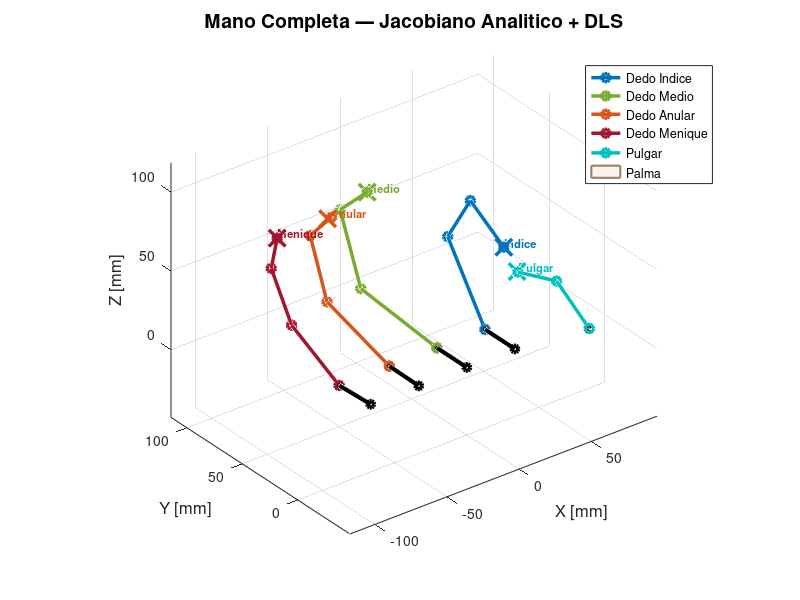

Source code (MATLAB):
function Cinematica_inversa()
clc; close all;

% ============================================================
%  Cinematica Inversa - Mano Completa (5 Dedos)
%  Metodo: Jacobiano Analitico + Damped Least Squares
% ============================================================

Pobj_indice  = [33.3;  10; 60];
Pobj_medio   = [0;   90; 70];
Pobj_anular  = [-35; 80; 70];
Pobj_menique = [-70; 80; 70];
Pobj_pulgar  = [33.3; -2; 50];

% ============================================================
%  PARAMETROS DE CADA DEDO
% ============================================================
dedos = struct();

dedos(1).nombre  = 'Indice';
dedos(1).offset  =  33.300;
dedos(1).L0      =  27.000;
dedos(1).L1      =  55.000;
dedos(1).L2      =  38.160;
dedos(1).L3      =  34.0;
dedos(1).abduc   =  true;
dedos(1).Pobj    =  Pobj_indice;
dedos(1).color   =  [0.00 0.45 0.74];
dedos(1).dedo_id =  'indice';

dedos(2).nombre  = 'Medio';
dedos(2).offset  =  0.000;
dedos(2).L0      =  27.000;
dedos(2).L1      =  69.000;
dedos(2).L2      =  45.500;
dedos(2).L3      =  33.020;
dedos(2).abduc   =  false;
dedos(2).Pobj    =  Pobj_medio;
dedos(2).color   =  [0.47 0.67 0.19];
dedos(2).dedo_id =  'medio';

dedos(3).nombre  = 'Anular';
dedos(3).offset  = -33.300;
dedos(3).L0      =  27.000;
dedos(3).L1      =  58.996;
dedos(3).L2      =  38.160;
dedos(3).L3      =  28.482;
dedos(3).abduc   =  true;
dedos(3).Pobj    =  Pobj_anular;
dedos(3).color   =  [0.85 0.33 0.10];
dedos(3).dedo_id =  'anular';

dedos(4).nombre  = 'Menique';
dedos(4).offset  = -66.600;
dedos(4).L0      =  27.000;
dedos(4).L1      =  45.510;
dedos(4).L2      =  33.210;
dedos(4).L3      =  22.000;
dedos(4).abduc   =  true;
dedos(4).Pobj    =  Pobj_menique;
dedos(4).color   =  [0.64 0.08 0.18];
dedos(4).dedo_id =  'menique';

% ============================================================
%  PASO 1: Resolver indice primero para obtener th1_motor
% ============================================================
[th1_i, th2_i, th3_i, th4_i, th1_motor, joints_i, P3_i, tgt_i, ok_i, herr_i] = ...
    resolverDedo(dedos(1), NaN);

resultados(1).nombre     = dedos(1).nombre;
resultados(1).th1        = th1_i;
resultados(1).th2        = th2_i;
resultados(1).th3        = th3_i;
resultados(1).th4        = th4_i;
resultados(1).th1_motor  = th1_motor;
resultados(1).joints_sol = joints_i;
resultados(1).P3         = P3_i;
resultados(1).target     = tgt_i;
resultados(1).ok         = ok_i;
resultados(1).color      = dedos(1).color;
resultados(1).Pobj       = dedos(1).Pobj;
resultados(1).hist_err   = herr_i;

% ============================================================
%  PASO 2: Calcular abduccion real del anular desde th1_motor
% ============================================================
PIP_anular          = th1_motor + 180 - 360;
th1_anular_real     = abduc_motor_to_DIP_anular(PIP_anular);

fprintf('\n--- Calculo abduccion anular desde motor compartido ---\n');
fprintf('  th1_motor           = %8.4f deg\n', th1_motor);
fprintf('  PIP_anular          = %8.4f deg  (th1_motor + 180 - 360)\n', PIP_anular);
fprintf('  th1_anular_real     = %8.4f deg  (abduccion geometrica impuesta)\n', th1_anular_real);

B_an   = [dedos(3).offset; 0; 0];
V_an   = dedos(3).Pobj - B_an;
th1_anular_ideal = atan2d(V_an(2), V_an(1));
th1_anular_ideal = max(70, min(110, th1_anular_ideal));
fprintf('  th1_anular_ideal    = %8.4f deg  (abduccion geometrica libre)\n', th1_anular_ideal);
fprintf('  Diferencia          = %8.4f deg\n', th1_anular_real - th1_anular_ideal);

% ============================================================
%  PASO 3: Resolver medio (sin restriccion de abduccion)
% ============================================================
[th1_m, th2_m, th3_m, th4_m, ~, joints_m, P3_m, tgt_m, ok_m, herr_m] = ...
    resolverDedo(dedos(2), NaN);

resultados(2).nombre     = dedos(2).nombre;
resultados(2).th1        = th1_m;
resultados(2).th2        = th2_m;
resultados(2).th3        = th3_m;
resultados(2).th4        = th4_m;
resultados(2).th1_motor  = NaN;
resultados(2).joints_sol = joints_m;
resultados(2).P3         = P3_m;
resultados(2).target     = tgt_m;
resultados(2).ok         = ok_m;
resultados(2).color      = dedos(2).color;
resultados(2).Pobj       = dedos(2).Pobj;
resultados(2).hist_err   = herr_m;

% ============================================================
%  PASO 4: Resolver anular con th1 impuesto por el motor
% ============================================================
[th1_a, th2_a, th3_a, th4_a, ~, joints_a, P3_a, tgt_a, ok_a, herr_a] = ...
    resolverDedo(dedos(3), th1_anular_real);

resultados(3).nombre     = dedos(3).nombre;
resultados(3).th1        = th1_a;
resultados(3).th2        = th2_a;
resultados(3).th3        = th3_a;
resultados(3).th4        = th4_a;
resultados(3).th1_motor  = NaN;
resultados(3).joints_sol = joints_a;
resultados(3).P3         = P3_a;
resultados(3).target     = tgt_a;
resultados(3).ok         = ok_a;
resultados(3).color      = dedos(3).color;
resultados(3).Pobj       = dedos(3).Pobj;
resultados(3).hist_err   = herr_a;

% ============================================================
%  PASO 5: Resolver menique (sin restriccion)
% ============================================================
[th1_me, th2_me, th3_me, th4_me, ~, joints_me, P3_me, tgt_me, ok_me, herr_me] = ...
    resolverDedo(dedos(4), NaN);

resultados(4).nombre     = dedos(4).nombre;
resultados(4).th1        = th1_me;
resultados(4).th2        = th2_me;
resultados(4).th3        = th3_me;
resultados(4).th4        = th4_me;
resultados(4).th1_motor  = NaN;
resultados(4).joints_sol = joints_me;
resultados(4).P3         = P3_me;
resultados(4).target     = tgt_me;
resultados(4).ok         = ok_me;
resultados(4).color      = dedos(4).color;
resultados(4).Pobj       = dedos(4).Pobj;
resultados(4).hist_err   = herr_me;

% ============================================================
%  RESOLVER PULGAR 
% ============================================================
res_pulgar = resolverPulgar(Pobj_pulgar);

% ============================================================
%  IMPRIMIR RESULTADOS
% ============================================================
fprintf('\n=============================================================\n');
fprintf('   CINEMATICA INVERSA - MANO COMPLETA (Jacobiano + DLS)     \n');
fprintf('=============================================================\n');

for d = 1:4
    r  = resultados(d);
    dd = dedos(d);
    fprintf('\n--- Dedo %s ---\n', r.nombre);
    if r.ok
        fprintf('  Estado                : Convergencia OK\n');
    else
        fprintf('  Estado                : No convergio\n');
    end

    if strcmp(dd.dedo_id, 'indice')
        fprintf('  th1 (abduc. geom.)    = %8.4f deg  [geometrica libre]\n',   r.th1);
        fprintf('  th1 (motor abduc.)    = %8.4f deg  [motor fisico, PRIORIDAD]\n', r.th1_motor);
    elseif strcmp(dd.dedo_id, 'anular')
        fprintf('  th1 (abduc. impuesta) = %8.4f deg  [impuesta por motor]\n',  r.th1);
        fprintf('  th1 (abduc. ideal)    = %8.4f deg  [geometrica libre]\n',     th1_anular_ideal);
    elseif dd.abduc
        fprintf('  th1 (abduccion)       = %8.4f deg\n', r.th1);
    else
        fprintf('  th1 (abduccion)       =  90.0000 deg  [FIJO]\n');
    end

    fprintf('  th2 (MCP)             = %8.4f deg\n', r.th2);
    fprintf('  th3 (PIP)             = %8.4f deg\n', r.th3);
    fprintf('  th4 (DIP acop.)       = %8.4f deg\n', r.th4);
    tip = r.joints_sol(4,:);
    fprintf('  Error punta           = %8.4f mm\n', norm(tip - r.target'));
end

fprintf('\n--- Pulgar ---\n');
if res_pulgar.ok
    fprintf('  Estado               : Convergencia OK\n');
else
    fprintf('  Estado               : No convergio\n');
end
fprintf('  th1 (abduccion)      = %8.4f deg  [exacta: asin(z_loc/Ltot)]\n', res_pulgar.th1);
fprintf('  th2 (MCP = PIP_pol)  = %8.4f deg\n', res_pulgar.th2);
fprintf('  th3 (IP  = DIP_pol)  = %8.4f deg  [acoplado desde th2]\n', res_pulgar.th3);
fprintf('  Error punta (3D)     = %8.4f mm\n',  res_pulgar.error);
fprintf('\n=============================================================\n\n');

% ============================================================
%  GRAFICAS
% ============================================================
grafica3D(resultados, dedos, res_pulgar);

end


%% ============================================================
%  resolverDedo
% ============================================================
function [th1, th2, th3, th4, th1_motor, joints_sol, P3, target, ok, hist_err] = ...
         resolverDedo(dd, th1_forzado)

    Pobj = dd.Pobj;
    B    = [dd.offset; 0; 0];
    L0 = dd.L0;  L1 = dd.L1;  L2 = dd.L2;  L3 = dd.L3;

    V  = Pobj - B;
    dx = V(1);  dy = V(2);  dz = V(3);

    % th1: abduccion — geometrica o impuesta
    if isnan(th1_forzado)
        if dd.abduc
            th1 = atan2d(dy, dx);
            th1 = max(70, min(110, th1));
        else
            th1 = 90;
        end
    else
        % Abduccion impuesta por el motor compartido
        th1 = th1_forzado;
    end

    % th1_motor: solo para el indice
    if strcmp(dd.dedo_id, 'indice')
        th1_motor = abduc_DIP_to_motor_indice(th1);
    else
        th1_motor = NaN;
    end

    r_target = sqrt(dx^2 + dy^2);
    target   = [r_target; dz];
    P_MCP    = [L0; 0];

    th2 = 20;
    th3 = 30;

    alpha    = 1.0;
    lambda   = 0.01;
    max_iter = 200;
    tol      = 0.1;

    hist_err = zeros(1, max_iter);
    ok       = false;

    for iter = 1:max_iter
        [p_tip, ~] = forwardFinger(th2, th3, L1, L2, L3, P_MCP, dd.dedo_id);
        e   = target - p_tip;
        err = norm(e);
        hist_err(iter) = err;
        if err < tol
            ok = true;
            hist_err = hist_err(1:iter);
            break;
        end
        J        = jacobianFinger(th2, th3, L1, L2, L3, dd.dedo_id);
        delta_th = (J'*J + lambda^2 * eye(2)) \ (J' * e);
        th2 = th2 + alpha * delta_th(1);
        th3 = th3 + alpha * delta_th(2);
        th2 = max(0, min(90, th2));
        th3 = max(0, min(90, th3));
    end

    if ~ok
        hist_err = hist_err(1:max_iter);
    end

    [~, joints_2d] = forwardFinger(th2, th3, L1, L2, L3, P_MCP, dd.dedo_id);
    th4 = DIP_from_PIP(th3, dd.dedo_id);

    joints_sol = joints_2d';

    d_rad = [cosd(th1); sind(th1); 0];
    d_z   = [0; 0; 1];

    all_r = [0, joints_2d(1,:)];
    all_z = [0, joints_2d(2,:)];

    P3 = zeros(length(all_r), 3);
    for k = 1:length(all_r)
        P3(k,:) = (B + all_r(k)*d_rad + all_z(k)*d_z)';
    end

end


%% ============================================================
%  POLINOMIOS ABDUCCION INDICE
% ============================================================
function abd = abduc_motor_to_DIP_indice(th_motor)
    abd = (0.00000016)*th_motor^4 ...
        + (0.00003357)*th_motor^3 ...
        + (-0.01022825)*th_motor^2 ...
        + (0.09093474)*th_motor ...
        + (98.43718719);
end

function th_motor = abduc_DIP_to_motor_indice(abd)
    th_motor = (-0.00025462)*abd^4 ...
             + (0.08320608)*abd^3 ...
             + (-10.17318753)*abd^2 ...
             + (549.85457309)*abd ...
             + (-10998.37224391);
end


%% ============================================================
%  POLINOMIOS ABDUCCION ANULAR
% ============================================================
function abd = abduc_motor_to_DIP_anular(pip_anular)
    abd = (0.00000009)*pip_anular^4 ...
        + (0.00003262)*pip_anular^3 ...
        + (0.00706480)*pip_anular^2 ...
        + (1.42181200)*pip_anular ...
        + (205.76920974);
end

function pip_anular = abduc_DIP_to_PIP_anular(abd) %#ok<DEFNU>
    pip_anular = (-0.00049101)*abd^4 ...
               + (0.19553608)*abd^3 ...
               + (-29.17671625)*abd^2 ...
               + (1935.36418359)*abd ...
               + (-48324.58012158);
end


%% ============================================================
%  resolverPulgar
% ============================================================
function res = resolverPulgar(Pobj)

    L0   = 45.510;
    L1   = 33.210;
    L2   = 22.000;

    pos_base = [26.127; -73.939; 0];
    tilt     = 50;

    % ---- Marco local de la base ----
    Yl = [ cosd(tilt);  sind(tilt); 0];
    Xl = [ sind(tilt); -cosd(tilt); 0];
    Zl = cross(Xl, Yl);  Zl = Zl / norm(Zl);
    R_base = [Xl, Yl, Zl];

    % ---- Objetivo en el marco local ----
    delta       = Pobj - pos_base;
    delta_local = R_base' * delta;
    dl_x = delta_local(1);
    dl_y = delta_local(2);
    dl_z = delta_local(3);

    % ---- th1 (abduccion): descomposicion EXACTA del modelo directo ----
    %  La cadena vive en el plano {x_local, d_abd}, con d_abd = [0; cos th1; sin th1].
    %  La punta local vale [ -q ; p*cos th1 ; p*sin th1 ]  ->  th1 = atan2(dl_z, dl_y).
    th1 = atan2d(dl_z, dl_y);
    th1 = max(0, min(90, th1));

    % ---- Objetivo 2D en el plano de flexion ----
    %  p = radio en el plano y-z (independiente de th1);  h = -x_local
    r_t    = sqrt(dl_y^2 + dl_z^2);
    h_t    = -dl_x;
    target = [r_t; h_t];

    P_MCP = [L0; 0];
    th2   = 20;

    alpha    = 1.0;
    lambda   = 0.01;
    max_iter = 200;
    tol      = 0.1;

    hist_err = zeros(1, max_iter);
    ok       = false;

    for iter = 1:max_iter
        th3 = DIP_from_PIP(th2, 'pulgar');
        [p_tip, ~] = forwardPulgar(th2, th3, L1, L2, P_MCP);
        e   = target - p_tip;
        err = norm(e);
        hist_err(iter) = err;
        if err < tol
            ok = true;
            hist_err = hist_err(1:iter);
            break;
        end
        J         = jacobianPulgar(th2, th3, L1, L2);
        delta_th2 = (J' * e) / (J'*J + lambda^2);
        th2 = th2 + alpha * delta_th2;
        th2 = max(0, min(90, th2));
    end

    if ~ok
        hist_err = hist_err(1:max_iter);
    end

    th3 = DIP_from_PIP(th2, 'pulgar');
    [~, joints_2d] = forwardPulgar(th2, th3, L1, L2, P_MCP);

    % ---- Reconstruccion 3D IDENTICA al modelo directo (CD) ----
    %  El eje de flexion ROTA con la abduccion, igual que fk_pulgar.
    d_ext_loc = [0; 1; 0];
    d_flex0   = [0; 0; 1];
    d_abd_ax  = [1; 0; 0];

    d_abd     = rotAxis(d_ext_loc, d_abd_ax, th1);
    d_flex_ax = rotAxis(d_flex0,   d_abd_ax, th1);   % <-- clave: rota con th1

    P1_loc = L0 * d_abd;
    dir1   = rotAxis(d_abd,  d_flex_ax, th2);
    P2_loc = P1_loc + L1 * dir1;
    dir2   = rotAxis(dir1,   d_flex_ax, th3);
    P3_loc = P2_loc + L2 * dir2;

    P3 = [ pos_base, ...
           pos_base + R_base*P1_loc, ...
           pos_base + R_base*P2_loc, ...
           pos_base + R_base*P3_loc ]';

    tip3d = P3(4, :)';

    res.nombre     = 'Pulgar';
    res.th1        = th1;
    res.th2        = th2;
    res.th3        = th3;
    res.joints_sol = joints_2d';
    res.P3         = P3;
    res.target     = target;
    res.ok         = ok;
    res.Pobj       = Pobj;
    res.color      = [0.00 0.75 0.75];
    res.error      = norm(tip3d - Pobj);   % error 3D real punta-objetivo
    res.hist_err   = hist_err;
    res.L0         = L0;
    res.L1         = L1;
    res.L2         = L2;
    res.pos_base   = pos_base;

end

%% ============================================================
%  forwardPulgar  (plano de flexion local: r = extension, h = flexion)
% ============================================================
function [p_tip, joints] = forwardPulgar(th2, th3, L1, L2, P_MCP)
    R2 = rot(th2);
    R3 = rot(th2 + th3);
    P1 = P_MCP;
    P2 = P1 + R2 * [L1; 0];
    P3 = P2 + R3 * [L2; 0];
    p_tip  = P3;
    joints = [P1, P2, P3];
end


%% ============================================================
%  jacobianPulgar
% ============================================================
function J = jacobianPulgar(th2, th3, L1, L2)
    k          = pi/180;
    dth3_dth2  = dDIP_dPIP(th2, 'pulgar');
    phi2r      = deg2rad(th2);
    phi3r      = deg2rad(th2 + th3);
    dphi3_dth2 = 1 + dth3_dth2;
    dr_dth2    = k * (-sin(phi2r)*L1 - sin(phi3r)*dphi3_dth2*L2);
    dz_dth2    = k * ( cos(phi2r)*L1 + cos(phi3r)*dphi3_dth2*L2);
    J = [dr_dth2; dz_dth2];
end


%% ============================================================
%  forwardFinger
% ============================================================
function [p_tip, joints] = forwardFinger(th2, th3, L1, L2, L3, P_MCP, dedo_id)
    th4 = DIP_from_PIP(th3, dedo_id);
    R2  = rot(th2);
    R3  = rot(th2 + th3);
    R4  = rot(th2 + th3 + th4);
    P1  = P_MCP;
    P2  = P1 + R2 * [L1; 0];
    P3  = P2 + R3 * [L2; 0];
    P4  = P3 + R4 * [L3; 0];
    p_tip  = P4;
    joints = [P1 P2 P3 P4];
end


%% ============================================================
%  jacobianFinger
% ============================================================
function J = jacobianFinger(th2, th3, L1, L2, L3, dedo_id)
    k         = pi/180;
    th4       = DIP_from_PIP(th3, dedo_id);
    dth4_dth3 = dDIP_dPIP(th3, dedo_id);
    phi2r = deg2rad(th2);
    phi3r = deg2rad(th2 + th3);
    phi4r = deg2rad(th2 + th3 + th4);
    dphi4_dth2 = 1;
    dphi4_dth3 = 1 + dth4_dth3;
    dr_dth2 = k*(-sin(phi2r)*L1 - sin(phi3r)*L2 - sin(phi4r)*dphi4_dth2*L3);
    dz_dth2 = k*( cos(phi2r)*L1 + cos(phi3r)*L2 + cos(phi4r)*dphi4_dth2*L3);
    dr_dth3 = k*(-sin(phi3r)*L2 - sin(phi4r)*dphi4_dth3*L3);
    dz_dth3 = k*( cos(phi3r)*L2 + cos(phi4r)*dphi4_dth3*L3);
    J = [dr_dth2  dr_dth3;
         dz_dth2  dz_dth3];
end


%% ============================================================
%  DIP_from_PIP
% ============================================================
function th4 = DIP_from_PIP(th3, dedo_id)
    switch dedo_id
        case 'indice'
            th4 = (-0.00000016)*th3^4 + (0.00006721)*th3^3 ...
                + (-0.01062799)*th3^2 + (1.68304757)*th3 + (0.04984945);
        case 'medio'
            th4 = (0.00000107)*th3^4  + (-0.00012334)*th3^3 ...
                + (0.00087773)*th3^2  + (1.33867879)*th3 + (0.21523916);
        case 'anular'
            th4 = (-0.00000020)*th3^4 + (0.00007387)*th3^3 ...
                + (-0.01090612)*th3^2 + (1.68680914)*th3 + (0.04021311);
        case 'menique'
            th4 = (-0.00000010)*th3^4 + (0.00005985)*th3^3 ...
                + (-0.01029053)*th3^2 + (1.67216440)*th3 + (0.04004136);
        case 'pulgar'
            th4 = (0.00000075)*th3^4  + (-0.00008762)*th3^3 ...
                + (0.00106596)*th3^2  + (1.27148703)*th3 + (0.14418172);
        otherwise
            th4 = 0;
    end
    th4 = max(0, min(90, th4));
end


%% ============================================================
%  dDIP_dPIP
% ============================================================
function dth4 = dDIP_dPIP(th3, dedo_id)
    switch dedo_id
        case 'indice'
            dth4 = 4*(-0.00000016)*th3^3 + 3*(0.00006721)*th3^2 ...
                 + 2*(-0.01062799)*th3   + (1.68304757);
        case 'medio'
            dth4 = 4*(0.00000107)*th3^3  + 3*(-0.00012334)*th3^2 ...
                 + 2*(0.00087773)*th3    + (1.33867879);
        case 'anular'
            dth4 = 4*(-0.00000020)*th3^3 + 3*(0.00007387)*th3^2 ...
                 + 2*(-0.01090612)*th3   + (1.68680914);
        case 'menique'
            dth4 = 4*(-0.00000010)*th3^3 + 3*(0.00005985)*th3^2 ...
                 + 2*(-0.01029053)*th3   + (1.67216440);
        case 'pulgar'
            dth4 = 4*(0.00000075)*th3^3  + 3*(-0.00008762)*th3^2 ...
                 + 2*(0.00106596)*th3    + (1.27148703);
        otherwise
            dth4 = 0;
    end
end


%% ============================================================
%  rot  (rotacion 2D)
% ============================================================
function R = rot(th)
    R = [cosd(th) -sind(th);
         sind(th)  cosd(th)];
end


%% ============================================================
%  rotAxis — RODRIGUES (misma funcion que el workspace)
%  Devuelve vector unitario
% ============================================================
function v_rot = rotAxis(v, ax, ang_deg)
    ax  = ax / norm(ax);
    K   = [     0,    -ax(3),  ax(2); ...
            ax(3),       0,   -ax(1); ...
           -ax(2),   ax(1),       0 ];
    R     = eye(3) + sind(ang_deg)*K + (1 - cosd(ang_deg))*(K*K);
    v_rot = R * v;
    v_rot = v_rot / norm(v_rot);
end


%% ============================================================
%  grafica3D
% ============================================================
function grafica3D(resultados, dedos, res_pulgar)

    figure('Name', 'Mano Completa - Jacobiano 3D', ...
           'Color', 'w', 'Position', [150 150 900 650]);
    hold on; grid on; axis equal;
    xlabel('X [mm]', 'FontSize', 12);
    ylabel('Y [mm]', 'FontSize', 12);
    zlabel('Z [mm]', 'FontSize', 12);
    title('Mano Completa — Jacobiano Analitico + DLS', ...
          'FontSize', 14, 'FontWeight', 'bold');
    view(135, 30);

    for d = 1:4
        r   = resultados(d);
        dd  = dedos(d);
        P3  = r.P3;
        col = dd.color;

        plot3(P3(1:2,1), P3(1:2,2), P3(1:2,3), ...
              'k-o', 'LineWidth', 3, 'MarkerSize', 5, ...
              'HandleVisibility', 'off');
        plot3(P3(2:5,1), P3(2:5,2), P3(2:5,3), ...
              '-o', 'Color', col, 'LineWidth', 2.5, 'MarkerSize', 6, ...
              'DisplayName', sprintf('Dedo %s', dd.nombre));
        plot3(dd.Pobj(1), dd.Pobj(2), dd.Pobj(3), 'x', ...
              'Color', col, 'MarkerSize', 12, 'LineWidth', 2.5, ...
              'HandleVisibility', 'off');
        text(P3(5,1)+1, P3(5,2)+1, P3(5,3)+2, ...
             dd.nombre, 'FontSize', 8, 'FontWeight', 'bold', 'Color', col);
    end

    Pp  = res_pulgar.P3;
    col = res_pulgar.color;

    plot3(Pp(1:2,1), Pp(1:2,2), Pp(1:2,3), ...
          'k-o', 'LineWidth', 3, 'MarkerSize', 5, ...
          'HandleVisibility', 'off');
    plot3(Pp(2:4,1), Pp(2:4,2), Pp(2:4,3), ...
          '-o', 'Color', col, 'LineWidth', 2.5, 'MarkerSize', 6, ...
          'DisplayName', 'Pulgar');
    plot3(res_pulgar.Pobj(1), res_pulgar.Pobj(2), res_pulgar.Pobj(3), 'x', ...
          'Color', col, 'MarkerSize', 12, 'LineWidth', 2.5, ...
          'HandleVisibility', 'off');
    text(Pp(4,1)+1, Pp(4,2)+1, Pp(4,3)+2, ...
         'Pulgar', 'FontSize', 8, 'FontWeight', 'bold', 'Color', col);

    bx = arrayfun(@(d) d.P3(1,1), resultados);
    by = arrayfun(@(d) d.P3(1,2), resultados);
    bz = arrayfun(@(d) d.P3(1,3), resultados);
    fill3([bx bx(1)], [by by(1)], [bz bz(1)], ...
          [0.94 0.87 0.80], 'FaceAlpha', 0.35, ...
          'EdgeColor', [0.6 0.5 0.4], 'LineWidth', 1.5, ...
          'DisplayName', 'Palma');

    legend('Location', 'best', 'FontSize', 9);
end
